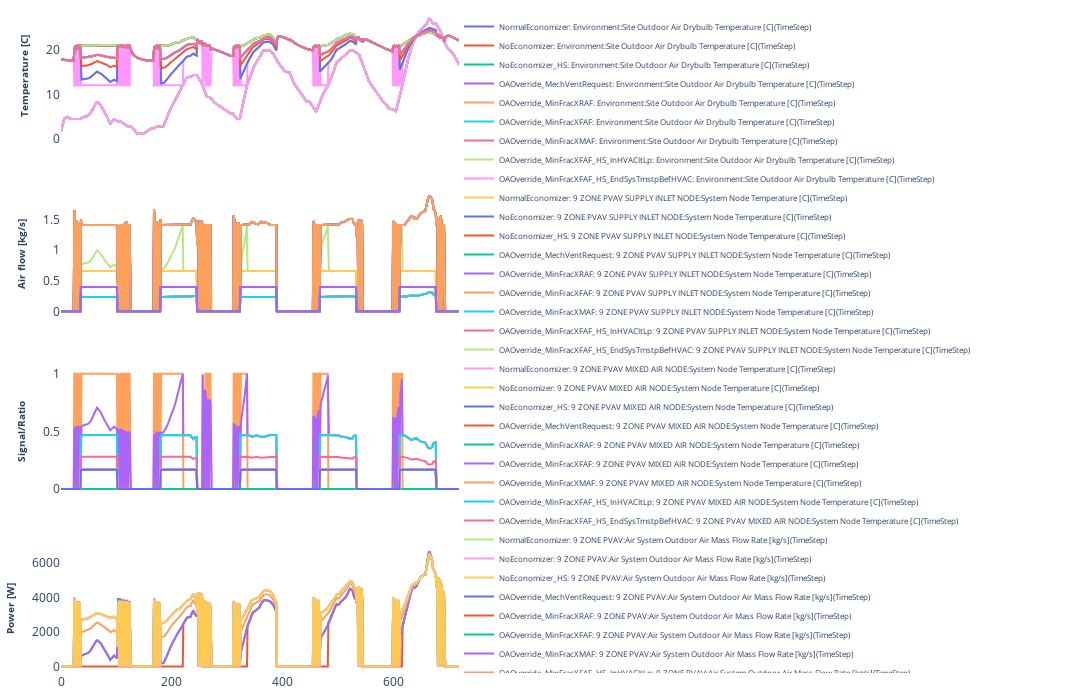

Notebook cell for this chart:
### Code cell
fig = make_subplots(
            rows=4, 
            cols=1,
            shared_xaxes=True,
#             row_heights=[0.3, 0.7]
        )

row=1
for types in [temperature, airflow, ratio, power]:
    
    for variable in types:
        
        fig.add_trace(go.Scatter(
            y=df_baseline[variable],
            mode='lines',
            name="NormalEconomizer: "+variable,
        ),row=row, col=1)
        
        fig.add_trace(go.Scatter(
            y=df_v1[variable],
            mode='lines',
            name="NoEconomizer: "+variable,
        ),row=row, col=1)
        
        fig.add_trace(go.Scatter(
            y=df_v1_2[variable],
            mode='lines',
            name="NoEconomizer_HS: "+variable,
        ),row=row, col=1)
        
        fig.add_trace(go.Scatter(
            y=df_v2[variable],
            mode='lines',
            name="OAOverride_MechVentRequest: "+variable,
        ),row=row, col=1)
        
        fig.add_trace(go.Scatter(
            y=df_v3[variable],
            mode='lines',
            name="OAOverride_MinFracXRAF: "+variable,
        ),row=row, col=1)
        
        fig.add_trace(go.Scatter(
            y=df_v4[variable],
            mode='lines',
            name="OAOverride_MinFracXFAF: "+variable,
        ),row=row, col=1)
        
        fig.add_trace(go.Scatter(
            y=df_v5[variable],
            mode='lines',
            name="OAOverride_MinFracXMAF: "+variable,
        ),row=row, col=1)
        
        fig.add_trace(go.Scatter(
            y=df_v7[variable],
            mode='lines',
            name="OAOverride_MinFracXFAF_HS_InHVACItLp: "+variable,
        ),row=row, col=1)
        
        fig.add_trace(go.Scatter(
            y=df_v7[variable],
            mode='lines',
            name="OAOverride_MinFracXFAF_HS_EndSysTmstpBefHVAC: "+variable,
        ),row=row, col=1)
        
    row+=1
        
fig.update_layout(
    width=1300,
    height=700,
    margin=dict(
        l=10,
        r=550,
        t=10,
        b=10,
    ),
    showlegend=True,
    plot_bgcolor='white',
    legend=dict(
        font=dict(
            size=8,
        ),
        yanchor="top",
        y=1.0,
        xanchor="left",
        x=1.0,
    ),
)

fig.update_yaxes(
    title_text="<b>Temperature [C]</b>",
    title_font_size = 10,
    row=1, col=1
)

fig.update_yaxes(
    title_text="<b>Air flow [kg/s]</b>",
    title_font_size = 10,
    row=2, col=1
)

fig.update_yaxes(
    title_text="<b>Signal/Ratio</b>",
    title_font_size = 10,
    row=3, col=1
)

fig.update_yaxes(
    title_text="<b>Power [W]</b>",
    title_font_size = 10,
    row=4, col=1
)

# fig.update_traces(opacity=0.8)


fig.show()

### Figure 1 — Plotly figure (JSON) as saved in the notebook; plotly's stock layout.template omitted (floating-point values rounded to 4 significant figures; data arrays with more than 128 entries replaced by an {"elided": "..."} marker saying what was removed)
{"data": [{"mode": "lines", "name": "NormalEconomizer: Environment:Site Outdoor Air Drybulb Temperature [C](TimeStep)", "type": "scatter", "xaxis": "x", "y": {"elided": "720 float values"}, "yaxis": "y"}, {"mode": "lines", "name": "NoEconomizer: Environment:Site Outdoor Air Drybulb Temperature [C](TimeStep)", "type": "scatter", "xaxis": "x", "y": {"elided": "720 float values"}, "yaxis": "y"}, {"mode": "lines", "name": "NoEconomizer_HS: Environment:Site Outdoor Air Drybulb Temperature [C](TimeStep)", "type": "scatter", "xaxis": "x", "y": {"elided": "720 float values"}, "yaxis": "y"}, {"mode": "lines", "name": "OAOverride_MechVentRequest: Environment:Site Outdoor Air Drybulb Temperature [C](TimeStep)", "type": "scatter", "xaxis": "x", "y": {"elided": "720 float values"}, "yaxis": "y"}, {"mode": "lines", "name": "OAOverride_MinFracXRAF: Environment:Site Outdoor Air Drybulb Temperature [C](TimeStep)", "type": "scatter", "xaxis": "x", "y": {"elided": "720 float values"}, "yaxis": "y"}, {"mode": "lines", "name": "OAOverride_MinFracXFAF: Environment:Site Outdoor Air Drybulb Temperature [C](TimeStep)", "type": "scatter", "xaxis": "x", "y": {"elided": "720 float values"}, "yaxis": "y"}, {"mode": "lines", "name": "OAOverride_MinFracXMAF: Environment:Site Outdoor Air Drybulb Temperature [C](TimeStep)", "type": "scatter", "xaxis": "x", "y": {"elided": "720 float values"}, "yaxis": "y"}, {"mode": "lines", "name": "OAOverride_MinFracXFAF_HS_InHVACItLp: Environment:Site Outdoor Air Drybulb Temperature [C](TimeStep)", "type": "scatter", "xaxis": "x", "y": {"elided": "720 float values"}, "yaxis": "y"}, {"mode": "lines", "name": "OAOverride_MinFracXFAF_HS_EndSysTmstpBefHVAC: Environment:Site Outdoor Air Drybulb Temperature [C](TimeStep)", "type": "scatter", "xaxis": "x", "y": {"elided": "720 float values"}, "yaxis": "y"}, {"mode": "lines", "name": "NormalEconomizer: 9 ZONE PVAV SUPPLY INLET NODE:System Node Temperature [C](TimeStep)", "type": "scatter", "xaxis": "x", "y": {"elided": "720 float values"}, "yaxis": "y"}, {"mode": "lines", "name": "NoEconomizer: 9 ZONE PVAV SUPPLY INLET NODE:System Node Temperature [C](TimeStep)", "type": "scatter", "xaxis": "x", "y": {"elided": "720 float values"}, "yaxis": "y"}, {"mode": "lines", "name": "NoEconomizer_HS: 9 ZONE PVAV SUPPLY INLET NODE:System Node Temperature [C](TimeStep)", "type": "scatter", "xaxis": "x", "y": {"elided": "720 float values"}, "yaxis": "y"}, {"mode": "lines", "name": "OAOverride_MechVentRequest: 9 ZONE PVAV SUPPLY INLET NODE:System Node Temperature [C](TimeStep)", "type": "scatter", "xaxis": "x", "y": {"elided": "720 float values"}, "yaxis": "y"}, {"mode": "lines", "name": "OAOverride_MinFracXRAF: 9 ZONE PVAV SUPPLY INLET NODE:System Node Temperature [C](TimeStep)", "type": "scatter", "xaxis": "x", "y": {"elided": "720 float values"}, "yaxis": "y"}, {"mode": "lines", "name": "OAOverride_MinFracXFAF: 9 ZONE PVAV SUPPLY INLET NODE:System Node Temperature [C](TimeStep)", "type": "scatter", "xaxis": "x", "y": {"elided": "720 float values"}, "yaxis": "y"}, {"mode": "lines", "name": "OAOverride_MinFracXMAF: 9 ZONE PVAV SUPPLY INLET NODE:System Node Temperature [C](TimeStep)", "type": "scatter", "xaxis": "x", "y": {"elided": "720 float values"}, "yaxis": "y"}, {"mode": "lines", "name": "OAOverride_MinFracXFAF_HS_InHVACItLp: 9 ZONE PVAV SUPPLY INLET NODE:System Node Temperature [C](TimeStep)", "type": "scatter", "xaxis": "x", "y": {"elided": "720 float values"}, "yaxis": "y"}, {"mode": "lines", "name": "OAOverride_MinFracXFAF_HS_EndSysTmstpBefHVAC: 9 ZONE PVAV SUPPLY INLET NODE:System Node Temperature [C](TimeStep)", "type": "scatter", "xaxis": "x", "y": {"elided": "720 float values"}, "yaxis": "y"}, {"mode": "lines", "name": "NormalEconomizer: 9 ZONE PVAV MIXED AIR NODE:System Node Temperature [C](TimeStep) ", "type": "scatter", "xaxis": "x", "y": {"elided": "720 float values"}, "yaxis": "y"}, {"mode": "lines", "name": "NoEconomizer: 9 ZONE PVAV MIXED AIR NODE:System Node Temperature [C](TimeStep) ", "type": "scatter", "xaxis": "x", "y": {"elided": "720 float values"}, "yaxis": "y"}, {"mode": "lines", "name": "NoEconomizer_HS: 9 ZONE PVAV MIXED AIR NODE:System Node Temperature [C](TimeStep) ", "type": "scatter", "xaxis": "x", "y": {"elided": "720 float values"}, "yaxis": "y"}, {"mode": "lines", "name": "OAOverride_MechVentRequest: 9 ZONE PVAV MIXED AIR NODE:System Node Temperature [C](TimeStep) ", "type": "scatter", "xaxis": "x", "y": {"elided": "720 float values"}, "yaxis": "y"}, {"mode": "lines", "name": "OAOverride_MinFracXRAF: 9 ZONE PVAV MIXED AIR NODE:System Node Temperature [C](TimeStep) ", "type": "scatter", "xaxis": "x", "y": {"elided": "720 float values"}, "yaxis": "y"}, {"mode": "lines", "name": "OAOverride_MinFracXFAF: 9 ZONE PVAV MIXED AIR NODE:System Node Temperature [C](TimeStep) ", "type": "scatter", "xaxis": "x", "y": {"elided": "720 float values"}, "yaxis": "y"}, {"mode": "lines", "name": "OAOverride_MinFracXMAF: 9 ZONE PVAV MIXED AIR NODE:System Node Temperature [C](TimeStep) ", "type": "scatter", "xaxis": "x", "y": {"elided": "720 float values"}, "yaxis": "y"}, {"mode": "lines", "name": "OAOverride_MinFracXFAF_HS_InHVACItLp: 9 ZONE PVAV MIXED AIR NODE:System Node Temperature [C](TimeStep) ", "type": "scatter", "xaxis": "x", "y": {"elided": "720 float values"}, "yaxis": "y"}, {"mode": "lines", "name": "OAOverride_MinFracXFAF_HS_EndSysTmstpBefHVAC: 9 ZONE PVAV MIXED AIR NODE:System Node Temperature [C](TimeStep) ", "type": "scatter", "xaxis": "x", "y": {"elided": "720 float values"}, "yaxis": "y"}, {"mode": "lines", "name": "NormalEconomizer: 9 ZONE PVAV:Air System Outdoor Air Mass Flow Rate [kg/s](TimeStep)", "type": "scatter", "xaxis": "x2", "y": {"elided": "720 float values"}, "yaxis": "y2"}, {"mode": "lines", "name": "NoEconomizer: 9 ZONE PVAV:Air System Outdoor Air Mass Flow Rate [kg/s](TimeStep)", "type": "scatter", "xaxis": "x2", "y": {"elided": "720 float values"}, "yaxis": "y2"}, {"mode": "lines", "name": "NoEconomizer_HS: 9 ZONE PVAV:Air System Outdoor Air Mass Flow Rate [kg/s](TimeStep)", "type": "scatter", "xaxis": "x2", "y": {"elided": "720 float values"}, "yaxis": "y2"}, {"mode": "lines", "name": "OAOverride_MechVentRequest: 9 ZONE PVAV:Air System Outdoor Air Mass Flow Rate [kg/s](TimeStep)", "type": "scatter", "xaxis": "x2", "y": {"elided": "720 float values"}, "yaxis": "y2"}, {"mode": "lines", "name": "OAOverride_MinFracXRAF: 9 ZONE PVAV:Air System Outdoor Air Mass Flow Rate [kg/s](TimeStep)", "type": "scatter", "xaxis": "x2", "y": {"elided": "720 float values"}, "yaxis": "y2"}, {"mode": "lines", "name": "OAOverride_MinFracXFAF: 9 ZONE PVAV:Air System Outdoor Air Mass Flow Rate [kg/s](TimeStep)", "type": "scatter", "xaxis": "x2", "y": {"elided": "720 float values"}, "yaxis": "y2"}, {"mode": "lines", "name": "OAOverride_MinFracXMAF: 9 ZONE PVAV:Air System Outdoor Air Mass Flow Rate [kg/s](TimeStep)", "type": "scatter", "xaxis": "x2", "y": {"elided": "720 float values"}, "yaxis": "y2"}, {"mode": "lines", "name": "OAOverride_MinFracXFAF_HS_InHVACItLp: 9 ZONE PVAV:Air System Outdoor Air Mass Flow Rate [kg/s](TimeStep)", "type": "scatter", "xaxis": "x2", "y": {"elided": "720 float values"}, "yaxis": "y2"}, {"mode": "lines", "name": "OAOverride_MinFracXFAF_HS_EndSysTmstpBefHVAC: 9 ZONE PVAV:Air System Outdoor Air Mass Flow Rate [kg/s](TimeStep)", "type": "scatter", "xaxis": "x2", "y": {"elided": "720 float values"}, "yaxis": "y2"}, {"mode": "lines", "name": "NormalEconomizer: 9 ZONE PVAV:Air System Mixed Air Mass Flow Rate [kg/s](TimeStep)", "type": "scatter", "xaxis": "x2", "y": {"elided": "720 float values"}, "yaxis": "y2"}, {"mode": "lines", "name": "NoEconomizer: 9 ZONE PVAV:Air System Mixed Air Mass Flow Rate [kg/s](TimeStep)", "type": "scatter", "xaxis": "x2", "y": {"elided": "720 float values"}, "yaxis": "y2"}, {"mode": "lines", "name": "NoEconomizer_HS: 9 ZONE PVAV:Air System Mixed Air Mass Flow Rate [kg/s](TimeStep)", "type": "scatter", "xaxis": "x2", "y": {"elided": "720 float values"}, "yaxis": "y2"}, {"mode": "lines", "name": "OAOverride_MechVentRequest: 9 ZONE PVAV:Air System Mixed Air Mass Flow Rate [kg/s](TimeStep)", "type": "scatter", "xaxis": "x2", "y": {"elided": "720 float values"}, "yaxis": "y2"}, {"mode": "lines", "name": "OAOverride_MinFracXRAF: 9 ZONE PVAV:Air System Mixed Air Mass Flow Rate [kg/s](TimeStep)", "type": "scatter", "xaxis": "x2", "y": {"elided": "720 float values"}, "yaxis": "y2"}, {"mode": "lines", "name": "OAOverride_MinFracXFAF: 9 ZONE PVAV:Air System Mixed Air Mass Flow Rate [kg/s](TimeStep)", "type": "scatter", "xaxis": "x2", "y": {"elided": "720 float values"}, "yaxis": "y2"}, {"mode": "lines", "name": "OAOverride_MinFracXMAF: 9 ZONE PVAV:Air System Mixed Air Mass Flow Rate [kg/s](TimeStep)", "type": "scatter", "xaxis": "x2", "y": {"elided": "720 float values"}, "yaxis": "y2"}, {"mode": "lines", "name": "OAOverride_MinFracXFAF_HS_InHVACItLp: 9 ZONE PVAV:Air System Mixed Air Mass Flow Rate [kg/s](TimeStep)", "type": "scatter", "xaxis": "x2", "y": {"elided": "720 float values"}, "yaxis": "y2"}, {"mode": "lines", "name": "OAOverride_MinFracXFAF_HS_EndSysTmstpBefHVAC: 9 ZONE PVAV:Air System Mixed Air Mass Flow Rate [kg/s](TimeStep)", "type": "scatter", "xaxis": "x2", "y": {"elided": "720 float values"}, "yaxis": "y2"}, {"mode": "lines", "name": "NormalEconomizer: 9 ZONE PVAV:Air System Outdoor Air Mechanical Ventilation Requested Mass Flow Rate [kg/s](TimeStep)", "type": "scatter", "xaxis": "x2", "y": {"elided": "720 float values"}, "yaxis": "y2"}, {"mode": "lines", "name": "NoEconomizer: 9 ZONE PVAV:Air System Outdoor Air Mechanical Ventilation Requested Mass Flow Rate [kg/s](TimeStep)", "type": "scatter", "xaxis": "x2", "y": {"elided": "720 float values"}, "yaxis": "y2"}, {"mode": "lines", "name": "NoEconomizer_HS: 9 ZONE PVAV:Air System Outdoor Air Mechanical Ventilation Requested Mass Flow Rate [kg/s](TimeStep)", "type": "scatter", "xaxis": "x2", "y": {"elided": "720 float values"}, "yaxis": "y2"}, {"mode": "lines", "name": "OAOverride_MechVentRequest: 9 ZONE PVAV:Air System Outdoor Air Mechanical Ventilation Requested Mass Flow Rate [kg/s](TimeStep)", "type": "scatter", "xaxis": "x2", "y": {"elided": "720 float values"}, "yaxis": "y2"}, {"mode": "lines", "name": "OAOverride_MinFracXRAF: 9 ZONE PVAV:Air System Outdoor Air Mechanical Ventilation Requested Mass Flow Rate [kg/s](TimeStep)", "type": "scatter", "xaxis": "x2", "y": {"elided": "720 float values"}, "yaxis": "y2"}, {"mode": "lines", "name": "OAOverride_MinFracXFAF: 9 ZONE PVAV:Air System Outdoor Air Mechanical Ventilation Requested Mass Flow Rate [kg/s](TimeStep)", "type": "scatter", "xaxis": "x2", "y": {"elided": "720 float values"}, "yaxis": "y2"}, {"mode": "lines", "name": "OAOverride_MinFracXMAF: 9 ZONE PVAV:Air System Outdoor Air Mechanical Ventilation Requested Mass Flow Rate [kg/s](TimeStep)", "type": "scatter", "xaxis": "x2", "y": {"elided": "720 float values"}, "yaxis": "y2"}, {"mode": "lines", "name": "OAOverride_MinFracXFAF_HS_InHVACItLp: 9 ZONE PVAV:Air System Outdoor Air Mechanical Ventilation Requested Mass Flow Rate [kg/s](TimeStep)", "type": "scatter", "xaxis": "x2", "y": {"elided": "720 float values"}, "yaxis": "y2"}, {"mode": "lines", "name": "OAOverride_MinFracXFAF_HS_EndSysTmstpBefHVAC: 9 ZONE PVAV:Air System Outdoor Air Mechanical Ventilation Requested Mass Flow Rate [kg/s](TimeStep)", "type": "scatter", "xaxis": "x2", "y": {"elided": "720 float values"}, "yaxis": "y2"}, {"mode": "lines", "name": "NormalEconomizer: 9 ZONE PVAV:Air System Outdoor Air Economizer Status [](TimeStep)", "type": "scatter", "xaxis": "x3", "y": {"elided": "720 float values"}, "yaxis": "y3"}, {"mode": "lines", "name": "NoEconomizer: 9 ZONE PVAV:Air System Outdoor Air Economizer Status [](TimeStep)", "type": "scatter", "xaxis": "x3", "y": {"elided": "720 int values"}, "yaxis": "y3"}, {"mode": "lines", "name": "NoEconomizer_HS: 9 ZONE PVAV:Air System Outdoor Air Economizer Status [](TimeStep)", "type": "scatter", "xaxis": "x3", "y": {"elided": "720 int values"}, "yaxis": "y3"}, {"mode": "lines", "name": "OAOverride_MechVentRequest: 9 ZONE PVAV:Air System Outdoor Air Economizer Status [](TimeStep)", "type": "scatter", "xaxis": "x3", "y": {"elided": "720 int values"}, "yaxis": "y3"}, {"mode": "lines", "name": "OAOverride_MinFracXRAF: 9 ZONE PVAV:Air System Outdoor Air Economizer Status [](TimeStep)", "type": "scatter", "xaxis": "x3", "y": {"elided": "720 int values"}, "yaxis": "y3"}, {"mode": "lines", "name": "OAOverride_MinFracXFAF: 9 ZONE PVAV:Air System Outdoor Air Economizer Status [](TimeStep)", "type": "scatter", "xaxis": "x3", "y": {"elided": "720 int values"}, "yaxis": "y3"}, {"mode": "lines", "name": "OAOverride_MinFracXMAF: 9 ZONE PVAV:Air System Outdoor Air Economizer Status [](TimeStep)", "type": "scatter", "xaxis": "x3", "y": {"elided": "720 int values"}, "yaxis": "y3"}, {"mode": "lines", "name": "OAOverride_MinFracXFAF_HS_InHVACItLp: 9 ZONE PVAV:Air System Outdoor Air Economizer Status [](TimeStep)", "type": "scatter", "xaxis": "x3", "y": {"elided": "720 int values"}, "yaxis": "y3"}, {"mode": "lines", "name": "OAOverride_MinFracXFAF_HS_EndSysTmstpBefHVAC: 9 ZONE PVAV:Air System Outdoor Air Economizer Status [](TimeStep)", "type": "scatter", "xaxis": "x3", "y": {"elided": "720 int values"}, "yaxis": "y3"}, {"mode": "lines", "name": "NormalEconomizer: 9 ZONE PVAV:Air System Outdoor Air Flow Fraction [](TimeStep)", "type": "scatter", "xaxis": "x3", "y": {"elided": "720 float values"}, "yaxis": "y3"}, {"mode": "lines", "name": "NoEconomizer: 9 ZONE PVAV:Air System Outdoor Air Flow Fraction [](TimeStep)", "type": "scatter", "xaxis": "x3", "y": {"elided": "720 float values"}, "yaxis": "y3"}, {"mode": "lines", "name": "NoEconomizer_HS: 9 ZONE PVAV:Air System Outdoor Air Flow Fraction [](TimeStep)", "type": "scatter", "xaxis": "x3", "y": {"elided": "720 float values"}, "yaxis": "y3"}, {"mode": "lines", "name": "OAOverride_MechVentRequest: 9 ZONE PVAV:Air System Outdoor Air Flow Fraction [](TimeStep)", "type": "scatter", "xaxis": "x3", "y": {"elided": "720 float values"}, "yaxis": "y3"}, {"mode": "lines", "name": "OAOverride_MinFracXRAF: 9 ZONE PVAV:Air System Outdoor Air Flow Fraction [](TimeStep)", "type": "scatter", "xaxis": "x3", "y": {"elided": "720 float values"}, "yaxis": "y3"}, {"mode": "lines", "name": "OAOverride_MinFracXFAF: 9 ZONE PVAV:Air System Outdoor Air Flow Fraction [](TimeStep)", "type": "scatter", "xaxis": "x3", "y": {"elided": "720 float values"}, "yaxis": "y3"}, {"mode": "lines", "name": "OAOverride_MinFracXMAF: 9 ZONE PVAV:Air System Outdoor Air Flow Fraction [](TimeStep)", "type": "scatter", "xaxis": "x3", "y": {"elided": "720 float values"}, "yaxis": "y3"}, {"mode": "lines", "name": "OAOverride_MinFracXFAF_HS_InHVACItLp: 9 ZONE PVAV:Air System Outdoor Air Flow Fraction [](TimeStep)", "type": "scatter", "xaxis": "x3", "y": {"elided": "720 float values"}, "yaxis": "y3"}, {"mode": "lines", "name": "OAOverride_MinFracXFAF_HS_EndSysTmstpBefHVAC: 9 ZONE PVAV:Air System Outdoor Air Flow Fraction [](TimeStep)", "type": "scatter", "xaxis": "x3", "y": {"elided": "720 float values"}, "yaxis": "y3"}, {"mode": "lines", "name": "NormalEconomizer: 9 ZONE PVAV:Air System Outdoor Air Minimum Flow Fraction [](TimeStep)", "type": "scatter", "xaxis": "x3", "y": {"elided": "720 float values"}, "yaxis": "y3"}, {"mode": "lines", "name": "NoEconomizer: 9 ZONE PVAV:Air System Outdoor Air Minimum Flow Fraction [](TimeStep)", "type": "scatter", "xaxis": "x3", "y": {"elided": "720 float values"}, "yaxis": "y3"}, {"mode": "lines", "name": "NoEconomizer_HS: 9 ZONE PVAV:Air System Outdoor Air Minimum Flow Fraction [](TimeStep)", "type": "scatter", "xaxis": "x3", "y": {"elided": "720 float values"}, "yaxis": "y3"}, {"mode": "lines", "name": "OAOverride_MechVentRequest: 9 ZONE PVAV:Air System Outdoor Air Minimum Flow Fraction [](TimeStep)", "type": "scatter", "xaxis": "x3", "y": {"elided": "720 float values"}, "yaxis": "y3"}, {"mode": "lines", "name": "OAOverride_MinFracXRAF: 9 ZONE PVAV:Air System Outdoor Air Minimum Flow Fraction [](TimeStep)", "type": "scatter", "xaxis": "x3", "y": {"elided": "720 float values"}, "yaxis": "y3"}, {"mode": "lines", "name": "OAOverride_MinFracXFAF: 9 ZONE PVAV:Air System Outdoor Air Minimum Flow Fraction [](TimeStep)", "type": "scatter", "xaxis": "x3", "y": {"elided": "720 float values"}, "yaxis": "y3"}, {"mode": "lines", "name": "OAOverride_MinFracXMAF: 9 ZONE PVAV:Air System Outdoor Air Minimum Flow Fraction [](TimeStep)", "type": "scatter", "xaxis": "x3", "y": {"elided": "720 float values"}, "yaxis": "y3"}, {"mode": "lines", "name": "OAOverride_MinFracXFAF_HS_InHVACItLp: 9 ZONE PVAV:Air System Outdoor Air Minimum Flow Fraction [](TimeStep)", "type": "scatter", "xaxis": "x3", "y": {"elided": "720 float values"}, "yaxis": "y3"}, {"mode": "lines", "name": "OAOverride_MinFracXFAF_HS_EndSysTmstpBefHVAC: 9 ZONE PVAV:Air System Outdoor Air Minimum Flow Fraction [](TimeStep)", "type": "scatter", "xaxis": "x3", "y": {"elided": "720 float values"}, "yaxis": "y3"}, {"mode": "lines", "name": "NormalEconomizer: 9 ZONE PVAV 2SPD DX CLG COIL 212KBTU/HR 9.5EER:Cooling Coil Electric Power [W](TimeStep)", "type": "scatter", "xaxis": "x4", "y": {"elided": "720 float values"}, "yaxis": "y4"}, {"mode": "lines", "name": "NoEconomizer: 9 ZONE PVAV 2SPD DX CLG COIL 212KBTU/HR 9.5EER:Cooling Coil Electric Power [W](TimeStep)", "type": "scatter", "xaxis": "x4", "y": {"elided": "720 float values"}, "yaxis": "y4"}, {"mode": "lines", "name": "NoEconomizer_HS: 9 ZONE PVAV 2SPD DX CLG COIL 212KBTU/HR 9.5EER:Cooling Coil Electric Power [W](TimeStep)", "type": "scatter", "xaxis": "x4", "y": {"elided": "720 float values"}, "yaxis": "y4"}, {"mode": "lines", "name": "OAOverride_MechVentRequest: 9 ZONE PVAV 2SPD DX CLG COIL 212KBTU/HR 9.5EER:Cooling Coil Electric Power [W](TimeStep)", "type": "scatter", "xaxis": "x4", "y": {"elided": "720 float values"}, "yaxis": "y4"}, {"mode": "lines", "name": "OAOverride_MinFracXRAF: 9 ZONE PVAV 2SPD DX CLG COIL 212KBTU/HR 9.5EER:Cooling Coil Electric Power [W](TimeStep)", "type": "scatter", "xaxis": "x4", "y": {"elided": "720 float values"}, "yaxis": "y4"}, {"mode": "lines", "name": "OAOverride_MinFracXFAF: 9 ZONE PVAV 2SPD DX CLG COIL 212KBTU/HR 9.5EER:Cooling Coil Electric Power [W](TimeStep)", "type": "scatter", "xaxis": "x4", "y": {"elided": "720 float values"}, "yaxis": "y4"}, {"mode": "lines", "name": "OAOverride_MinFracXMAF: 9 ZONE PVAV 2SPD DX CLG COIL 212KBTU/HR 9.5EER:Cooling Coil Electric Power [W](TimeStep)", "type": "scatter", "xaxis": "x4", "y": {"elided": "720 float values"}, "yaxis": "y4"}, {"mode": "lines", "name": "OAOverride_MinFracXFAF_HS_InHVACItLp: 9 ZONE PVAV 2SPD DX CLG COIL 212KBTU/HR 9.5EER:Cooling Coil Electric Power [W](TimeStep)", "type": "scatter", "xaxis": "x4", "y": {"elided": "720 float values"}, "yaxis": "y4"}, {"mode": "lines", "name": "OAOverride_MinFracXFAF_HS_EndSysTmstpBefHVAC: 9 ZONE PVAV 2SPD DX CLG COIL 212KBTU/HR 9.5EER:Cooling Coil Electric Power [W](TimeStep)", "type": "scatter", "xaxis": "x4", "y": {"elided": "720 float values"}, "yaxis": "y4"}], "layout": {"height": 700, "legend": {"font": {"size": 8}, "x": 1, "xanchor": "left", "y": 1, "yanchor": "top"}, "margin": {"b": 10, "l": 10, "r": 550, "t": 10}, "plot_bgcolor": "white", "showlegend": true, "width": 1300, "xaxis": {"anchor": "y", "domain": [0, 1], "matches": "x4", "showticklabels": false}, "xaxis2": {"anchor": "y2", "domain": [0, 1], "matches": "x4", "showticklabels": false}, "xaxis3": {"anchor": "y3", "domain": [0, 1], "matches": "x4", "showticklabels": false}, "xaxis4": {"anchor": "y4", "domain": [0, 1]}, "yaxis": {"anchor": "x", "domain": [0.8063, 1], "title": {"font": {"size": 10}, "text": "<b>Temperature [C]</b>"}}, "yaxis2": {"anchor": "x2", "domain": [0.5375, 0.7312], "title": {"font": {"size": 10}, "text": "<b>Air flow [kg/s]</b>"}}, "yaxis3": {"anchor": "x3", "domain": [0.2687, 0.4625], "title": {"font": {"size": 10}, "text": "<b>Signal/Ratio</b>"}}, "yaxis4": {"anchor": "x4", "domain": [0, 0.1938], "title": {"font": {"size": 10}, "text": "<b>Power [W]</b>"}}}}
